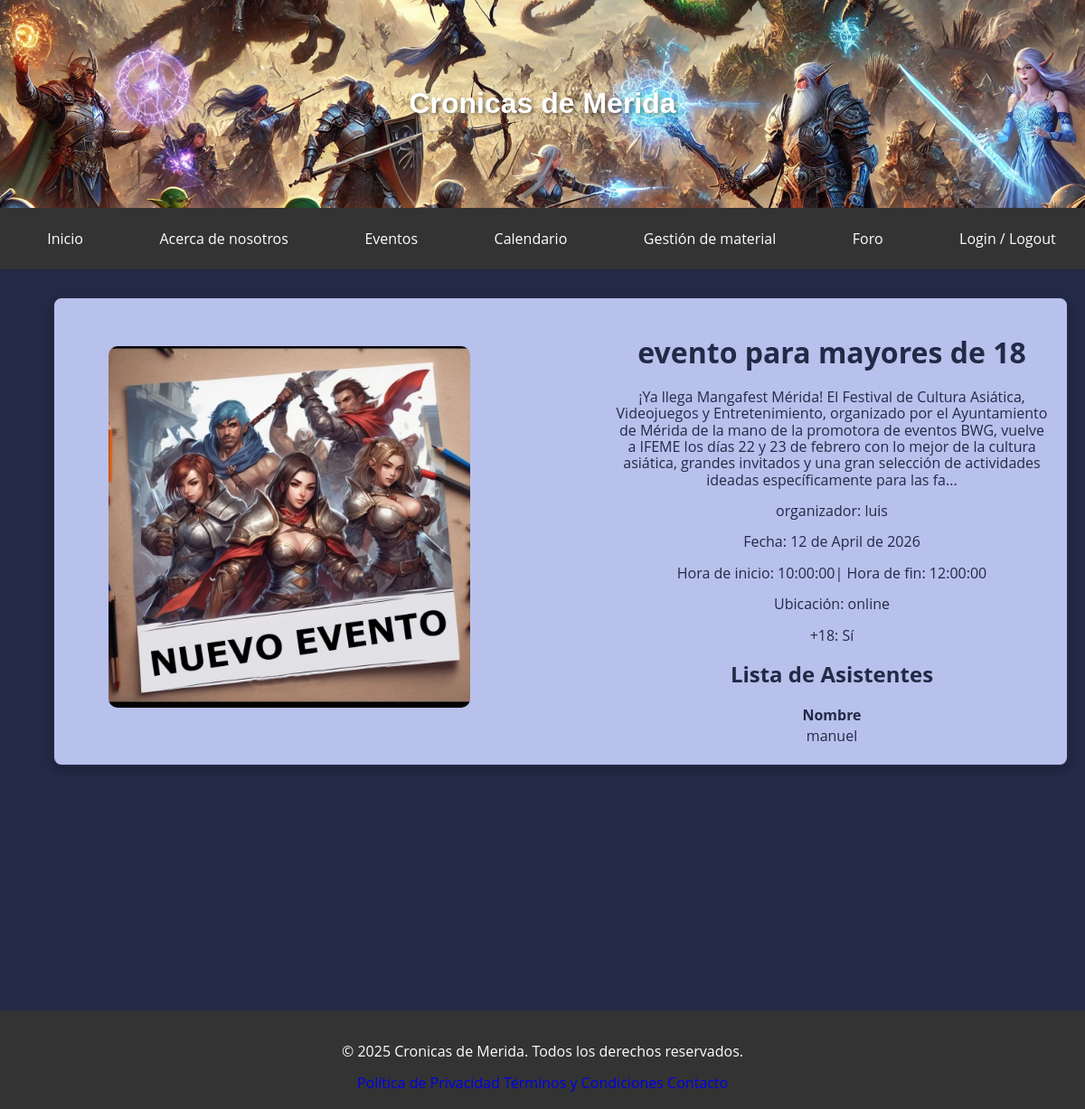
/?pag=event&&id=3, run on the app's committed database.
### tables this page shows
CREATE TABLE `eventos` (
  `id` int(11) NOT NULL,
  `title` varchar(255) NOT NULL COMMENT 'Título del evento',
  `description` text NOT NULL COMMENT 'Descripción del evento',
  `master` varchar(255) NOT NULL COMMENT 'Organizador del evento',
  `players` int(11) NOT NULL COMMENT 'Cantidad de asistentes permitidos',
  `date` date NOT NULL COMMENT 'Fecha del evento',
  `time` time NOT NULL COMMENT 'Hora de inicio del evento',
  `end_time` time NOT NULL COMMENT 'Hora de finalización del evento',
  `mode` enum('online','presencial') NOT NULL COMMENT 'Modo del evento (online o presencial)',
  `location` varchar(255) DEFAULT NULL COMMENT 'Ubicación del evento si es presencial',
  `adults` tinyint(1) DEFAULT 0 COMMENT 'Indica si es solo para adultos',
  `image` varchar(255) DEFAULT NULL COMMENT 'Ruta de la Imagen representativa del evento'
);

CREATE TABLE `jugadores_eventos` (
  `id` int(11) NOT NULL,
  `nombre` varchar(50) NOT NULL COMMENT 'Nombre del jugador',
  `fk_eventos` int(11) NOT NULL COMMENT 'Referencia al evento en el que participa'
);

### www/controllers/event.php (called while the page is built, shortened)
<?php
if (isset($_GET['id']) && is_numeric($_GET['id'])) {
    $id = $_GET['id'];
} else {
    die("Error: ID de evento no válido.");
}
$sql = "SELECT title, description, master, players, date, time, end_time, mode, location, adults, image FROM eventos WHERE id = :id";
try {
    $stmt = $pdo->prepare($sql);
    $stmt->bindParam(':id', $id, PDO::PARAM_INT);
    $stmt->execute();
    $evento = $stmt->fetch();
    if ($evento) {
        $title = $evento["title"];
        $description = $evento["description"];
        $master = $evento["master"];
        $date = $evento["date"];
        $fecha = new DateTime($date);
        $fecha_formateada = strftime('%d de %B de %Y', $fecha->getTimestamp());
        $fecha_formateada = ucfirst($fecha_formateada);
        $time = $evento["time"];
        $end_time = $evento["end_time"];
        $mode = $evento["mode"];
        $adults = $evento["adults"];
        if ($evento["image"] == null) {
            $image = "./assets/images/eventos.jpg";
        } else {
            $image = $evento["image"];
        }
    } else {
        echo "No se encontró el evento con ID: $id.";
    }
} catch (PDOException $e) {
    echo "Error en la consulta: " . $e->getMessage();
}
try {
    $sql = "SELECT nombre FROM jugadores_eventos WHERE fk_eventos = $_GET[id] ORDER BY nombre ASC";
    $stmt = $pdo->prepare($sql);
    $stmt->execute();
    $jugadores = $stmt->fetchAll();
} catch (PDOException $e) {
    die("Error al obtener jugadores: " . $e->getMessage());
}

### www/views/event.php (the view, shortened to what this page needs)
<?php
    include_once "controllers/event.php";
?>
<div class="form-card form-card--add_event">
    <div class="form-card__left">
    <img
                src="<?= $image ?>"
                alt="img de la tarjeta"
                class="card__image"
                id="preview" />
    </div>
    <div class="form-card__right">
    <section class="event">
<h1 class="event__title"><?= $title ?></h1>
<p class="event__description"><?= $description ?></p>
<p class="event__master">organizador: <?= $master ?></p>
<p class="event__schedule">Fecha: <?= $fecha_formateada ?></p>
<p class="event__schedule">Hora de inicio: <?= $time ?>| Hora de fin: <?= $end_time ?></p>
<p class="event__location event__location--online">Ubicación: <?= $mode ?></p>
<p class="event__age-restriction">+18: <?= ($adults ? "Sí" : "No") ?></p>
</section>
<section class="players">
                <h2 class="players__title">Lista de Asistentes</h2>
                <table class="players__table">
                    <thead>
                        <tr>
                            <th>Nombre</th>
                        </tr>
                    </thead>
                    <tbody>
                        <?php if (count($jugadores) > 0): ?>
                            <?php foreach ($jugadores as $jugador): ?>
                                <tr>
                                    <td><?php echo htmlspecialchars($jugador['nombre']); ?></td>
                                </tr>
                            <?php endforeach; ?>
                        <?php else: ?>
                            <tr>
                                <td colspan="2">No hay asistentes registrados.</td>
                            </tr>
                        <?php endif; ?>
                    </tbody>
                </table>
            </section>
    </div>
</div>

### www/styles/styles.css (style rules this page uses)
:root { --background-color: #232946; --headline-color: #fffffe; --paragraph-color: #b8c1ec; --button-bg-color: #eebbc3; --button-bg-color-success: #2ecc71; --button-bg-color-success-hover: #27ae60; --button-bg-color-danger: #e04444; --button-bg-color-danger-hover: #df1b1b; --button-bg-color-hover: #e98b99; --button-text-color: #232946; --font-montserrat: "Montserrat", sans-serif; --font-opensans: "Open Sans", sans-serif; --tabla-bg-color-head: #2c3e50; }
html, body { height: 100%; display: flex; flex-direction: column; }
body { font-family: var(--font-opensans); background-color: var(--background-color); color: var(--paragraph-color); margin: 0; }
.form-card { display: grid; grid-template-columns: 1fr 1fr; gap: 120px; background: var(--paragraph-color); color: var(--button-text-color); padding: 20px; border-radius: 10px; box-shadow: 0 4px 8px rgba(0, 0, 0, 0.2); width: 100%; max-width: 90%; }
.form-card--add_event { border: 2px solid var(--background-color); max-height: 1000px; }
.form-card__left { display: flex; flex-direction: column; justify-content: center; align-items: center; }
.card__image { max-height: 400px; height: auto; border-radius: 10px; margin-bottom: 10px; }
.players { text-align: center; }
.players__table { margin: 0 auto; width: 80%; }

### data on the page
eventos: title "evento para mayores de 18", description "¡Ya llega Mangafest Mérida! El Festival de Cultura Asiática, Videojuegos y Entretenimiento, organizado por el Ayuntamiento de Mérida de la mano de la promotora de eventos BWG, vuelve a IFEME los días 22 y 23 de febrero con lo mejor de la cultura asiática, grandes invitados y una gran selección de actividades ideadas específicamente para las fa...", master "luis", date "12 de April de 2026", time "10:00:00", end_time "12:00:00", mode "online"
jugadores_eventos: nombre "manuel"
